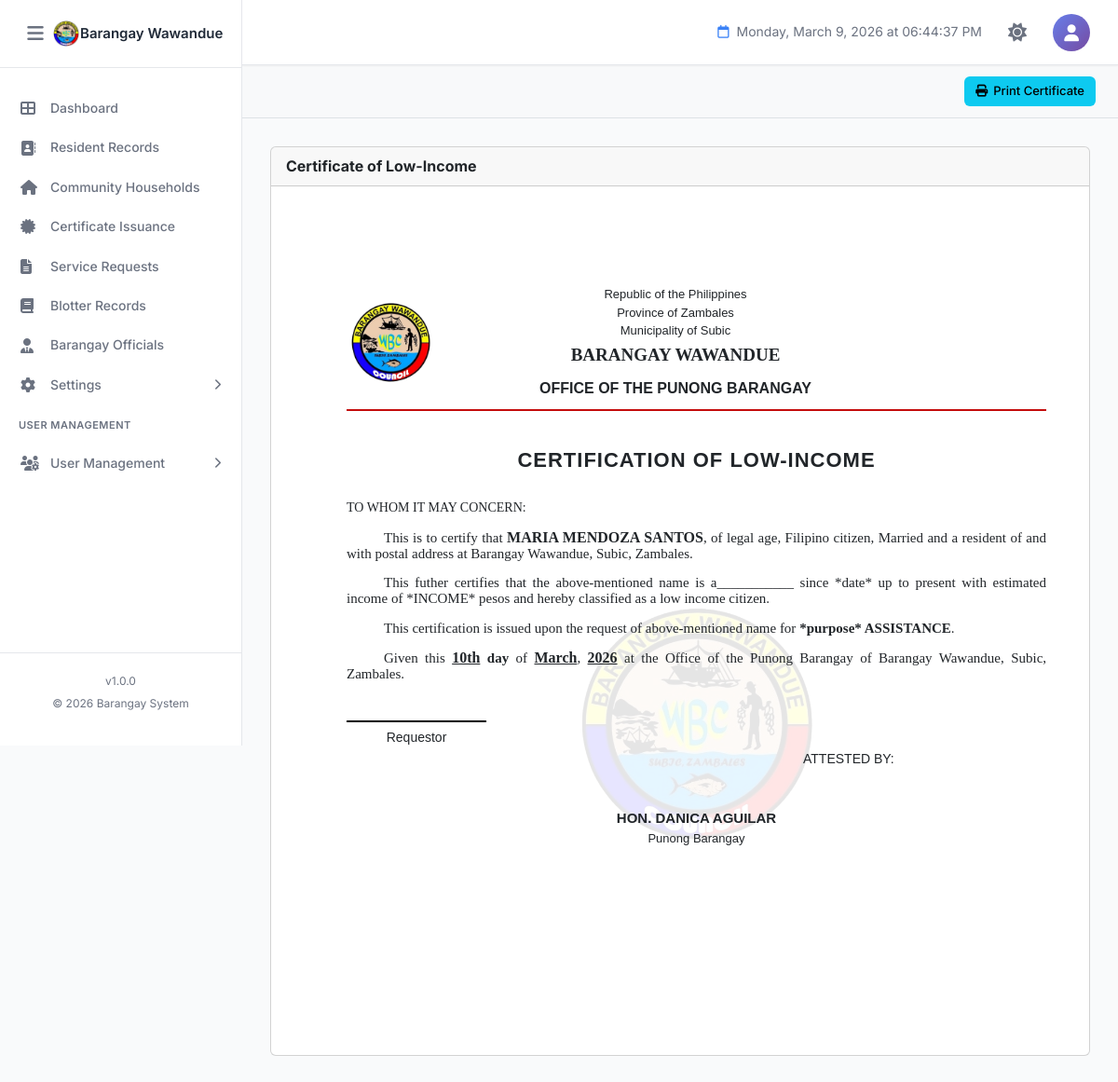
/certifications/certificate-lowincome.php?resident_id=13 (signed in), run on the app's committed database.
### tables this page shows
CREATE TABLE `barangay_info` (
  `id` int(11) NOT NULL,
  `province_name` varchar(100) NOT NULL DEFAULT 'Province Name',
  `town_name` varchar(100) NOT NULL DEFAULT 'Town/City Name',
  `barangay_name` varchar(100) NOT NULL DEFAULT 'Barangay Name',
  `contact_number` varchar(20) DEFAULT NULL,
  `dashboard_text` text DEFAULT NULL,
  `municipal_logo` varchar(255) DEFAULT NULL COMMENT 'Path to municipal/city logo',
  `barangay_logo` varchar(255) DEFAULT NULL COMMENT 'Path to barangay logo',
  `dashboard_image` varchar(255) DEFAULT NULL COMMENT 'Path to dashboard background image',
  `created_at` timestamp NOT NULL DEFAULT current_timestamp(),
  `updated_at` timestamp NOT NULL DEFAULT current_timestamp() ON UPDATE current_timestamp(),
  `updated_by` int(11) DEFAULT NULL COMMENT 'User ID who last updated',
  PRIMARY KEY (`id`),
  KEY `fk_barangay_info_user` (`updated_by`)
);

CREATE TABLE `residents` (
  `id` int(11) NOT NULL AUTO_INCREMENT,
  `resident_id` varchar(20) DEFAULT NULL COMMENT 'Auto-generated resident ID (Format: W-XXXXX)',
  `photo` varchar(255) DEFAULT NULL COMMENT 'Path to resident photo',
  `first_name` varchar(100) NOT NULL,
  `middle_name` varchar(100) DEFAULT NULL,
  `last_name` varchar(100) NOT NULL,
  `suffix` varchar(20) DEFAULT NULL COMMENT 'Jr., Sr., III, etc.',
  `sex` enum('Male','Female','Other') NOT NULL,
  `date_of_birth` date NOT NULL,
  `age` int(3) DEFAULT NULL COMMENT 'Calculated from date_of_birth',
  `place_of_birth` varchar(255) DEFAULT NULL,
  `religion` varchar(100) DEFAULT NULL,
  `ethnicity` enum('IPS','Non-IPS','') DEFAULT NULL COMMENT 'Indigenous People Status',
  `mobile_number` varchar(20) NOT NULL,
  `email` varchar(100) DEFAULT NULL,
  `current_address` text NOT NULL,
  `household_no` varchar(50) DEFAULT NULL,
  `household_contact` varchar(20) DEFAULT NULL,
  `purok` varchar(50) DEFAULT NULL,
  `civil_status` enum('Single','Married','Widowed','Separated','Divorced') NOT NULL,
  `spouse_name` varchar(255) DEFAULT NULL,
  `father_name` varchar(255) DEFAULT NULL,
  `mother_name` varchar(255) DEFAULT NULL,
  `number_of_children` int(2) DEFAULT 0,
  `household_head` varchar(255) DEFAULT NULL,
  `educational_attainment` varchar(100) DEFAULT NULL,
  `employment_status` varchar(50) DEFAULT NULL,
  `occupation` varchar(100) DEFAULT NULL,
  `monthly_income` varchar(50) DEFAULT NULL,
  `fourps_member` enum('Yes','No') DEFAULT 'No' COMMENT '4Ps Beneficiary',
  `fourps_id` varchar(50) DEFAULT NULL COMMENT '4Ps ID Number',
  `voter_status` enum('Yes','No','') DEFAULT NULL,
  `precinct_number` varchar(50) DEFAULT NULL,
  `pwd_status` enum('Yes','No') DEFAULT 'No' COMMENT 'Person with Disability',
  `senior_citizen` enum('Yes','No') DEFAULT 'No',
  `indigent` enum('Yes','No') DEFAULT 'No',
  `philhealth_id` varchar(50) DEFAULT NULL,
  `membership_type` enum('Member','Dependent','None','') DEFAULT NULL,
  `philhealth_category` varchar(100) DEFAULT NULL,
  `age_health_group` varchar(100) DEFAULT NULL,
  `medical_history` text DEFAULT NULL,
  `lmp_date` date DEFAULT NULL COMMENT 'Last Menstrual Period',
  `using_fp_method` enum('Yes','No','') DEFAULT NULL COMMENT 'Family Planning Method',
  `fp_methods_used` varchar(100) DEFAULT NULL COMMENT 'Family Planning Methods',
  `fp_status` varchar(50) DEFAULT NULL COMMENT 'Family Planning Status',
  `water_source_type` varchar(100) DEFAULT NULL,
  `toilet_facility_type` varchar(100) DEFAULT NULL,
  `remarks` text DEFAULT NULL,
  `verification_status` enum('Pending','Verified','Rejected') DEFAULT 'Pending' COMMENT 'Resident verification status',
  `verified_by` int(11) DEFAULT NULL COMMENT 'User ID who verified',
  `verified_at` datetime DEFAULT NULL COMMENT 'Verification timestamp',
  `rejection_reason` text DEFAULT NULL COMMENT 'Reason if rejected',
  `activity_status` enum('Active','Inactive','Deceased') DEFAULT 'Active' COMMENT 'Resident activity status',
  `status_changed_at` datetime DEFAULT NULL COMMENT 'When status was last changed',
  `status_changed_by` int(11) DEFAULT NULL COMMENT 'User ID who changed status',
  `status_remarks` text DEFAULT NULL COMMENT 'Remarks about status change',
  `created_at` timestamp NOT NULL DEFAULT current_timestamp(),
  `updated_at` timestamp NOT NULL DEFAULT current_timestamp() ON UPDATE current_timestamp(),
  `created_by` int(11) DEFAULT NULL COMMENT 'User ID who created the record',
  `updated_by` int(11) DEFAULT NULL COMMENT 'User ID who last updated',
  PRIMARY KEY (`id`),
  UNIQUE KEY `resident_id` (`resident_id`),
  KEY `idx_last_name` (`last_name`),
  KEY `idx_first_name` (`first_name`),
  KEY `idx_verification_status` (`verification_status`),
  KEY `idx_household_no` (`household_no`),
  KEY `idx_created_at` (`created_at`)
);

### certifications/certificate-lowincome.php (the view, shortened to what the rows shown need)
<?php
require_once '../config.php';
try {
    $pdo = new PDO(
        "mysql:host=" . DB_HOST . ";dbname=" . DB_NAME . ";charset=utf8mb4",
        DB_USER,
        DB_PASS,
        [
            PDO::ATTR_ERRMODE            => PDO::ERRMODE_EXCEPTION,
            PDO::ATTR_DEFAULT_FETCH_MODE => PDO::FETCH_ASSOC,
            PDO::ATTR_EMULATE_PREPARES   => false
        ]
    );
} catch (PDOException $e) {
    die("Database connection failed: " . $e->getMessage());
}
$resident_id = isset($_GET['resident_id']) ? intval($_GET['resident_id']) : 0;
$cert_date   = isset($_GET['date'])        ? $_GET['date']                : date('Y-m-d');
$resident = null;
try {
    $stmt = $pdo->prepare("
        SELECT id, first_name, middle_name, last_name, suffix, civil_status,
               date_of_birth,
               TIMESTAMPDIFF(YEAR, date_of_birth, CURDATE()) AS age
        FROM residents
        WHERE id = ?
        LIMIT 1
    ");
    $stmt->execute([$resident_id]);
    $row = $stmt->fetch();
    if ($row) {
        $resident = [
            'firstname'  => $row['first_name'],
            'middlename' => $row['middle_name'],
            'lastname'   => $row['last_name'],
            'suffix'     => $row['suffix'],
            'civil_status' => $row['civil_status'],
            'birthdate'  => $row['date_of_birth'],
            'age'        => $row['age'],
        ];
    }
} catch (PDOException $e) {
    error_log("Error fetching resident: " . $e->getMessage());
}
$province   = 'Province';
$town       = 'Municipality';
$brgy       = 'Barangay';
try {
    $biStmt = $pdo->query("SELECT * FROM barangay_info WHERE id = 1 LIMIT 1");
    $bi = $biStmt->fetch();
    if ($bi) {
        $province  = $bi['province_name']  ?? 'Province';
        $town      = $bi['town_name']      ?? 'Municipality';
        $brgy      = $bi['barangay_name']  ?? 'Barangay';
    }
} catch (PDOException $e) {
    error_log("Error fetching barangay info: " . $e->getMessage());
}
$residentFullName = ucwords(trim(
    $resident['firstname'] . ' ' .
    ($resident['middlename'] ? $resident['middlename'] . ' ' : '') .
    $resident['lastname'] .
    ($resident['suffix'] ? ' ' . $resident['suffix'] : '')
));
$certDateObj  = !empty($cert_date) ? new DateTime($cert_date) : new DateTime();
$dayOrdinal   = date('jS',  $certDateObj->getTimestamp());
$monthName    = date('F',   $certDateObj->getTimestamp());
$yearNum      = date('Y',   $certDateObj->getTimestamp());
?>
<!DOCTYPE html>
<html lang="en">
<head>
    <link rel="stylesheet" href="../assets/bootstrap/css/bootstrap.min.css">
    <link rel="stylesheet" href="https://cdnjs.cloudflare.com/ajax/libs/font-awesome/6.4.0/css/all.min.css">
    <link rel="stylesheet" href="../assets/css/style.css">
</head>
<body>
    <?php include '../components/sidebar.php'; ?>
    <main class="main-content">
        <div class="dashboard-content">
            <div class="card">
                <div class="card-body" id="printThis">
                    <div class="cert-page">
                        <div class="cert-header">
                            <div class="header-center">
                                <p>Republic of the Philippines</p>
                                <p>Province of <?= ucwords($province) ?></p>
                                <p>Municipality of <?= ucwords($town) ?></p>
                                <p class="brgy-name"><?= strtoupper($brgy) ?></p>
                                <p class="office-name">OFFICE OF THE PUNONG BARANGAY</p>
                            </div>
                        </div>
                        <h2 class="cert-title">CERTIFICATION OF LOW-INCOME</h2>
                        <div class="cert-content-area">
                            <div class="cert-body">
                                <div class="cert-body-content">
                                    <p class="text-indent">
                                        This is to certify that
                                        <span class="bold"><?= strtoupper($residentFullName) ?></span>,
                                        of legal age,
                                        Filipino citizen, <span><?= ucwords($resident['civil_status']) ?></span> and a resident of and
                                        with postal address at
                                        <span><?= ucwords($brgy) ?></span>,
                                        <span><?= ucwords($town) ?></span>,
                                        <span><?= ucwords($province) ?>.</span>
                                    </p>
                                    <p class="text-indent">
                                        Given this
                                        <span class="underline-val"><?= $dayOrdinal ?></span>
                                        <strong>day</strong> of
                                        <span class="underline-val"><?= $monthName ?></span>,
                                        <span class="underline-val"><?= $yearNum ?></span>
                                        at the Office of the Punong Barangay of
                                         <span><?= ucwords($brgy) ?></span>,
                                        <span><?= ucwords($town) ?></span>,
                                        <span><?= ucwords($province) ?>.</span>
                                    </p>
                                </div>
                            </div>
                        </div>
                    </div>
                </div>
            </div>
        </div>
    </main>
</body>
</html>

### components/sidebar.php (shortened to what the rows shown need)
<?php
$sidebar_brgy_name = 'BIS';
$sidebar_brgy_logo = 'assets/images/logo.png';
if (isset($conn)) {
    $s_stmt = $conn->prepare("SELECT barangay_name, barangay_logo FROM barangay_info WHERE id = 1 LIMIT 1");
    if ($s_stmt) {
        $s_stmt->execute();
        $s_result = $s_stmt->get_result();
        if ($s_result->num_rows > 0) {
            $s_row = $s_result->fetch_assoc();
            if (!empty($s_row['barangay_name'])) $sidebar_brgy_name = $s_row['barangay_name'];
            if (!empty($s_row['barangay_logo']))  $sidebar_brgy_logo = $s_row['barangay_logo'];
        }
    }
}
if (!file_exists($sidebar_brgy_logo) && file_exists('../' . $sidebar_brgy_logo)) {
    $sidebar_brgy_logo = '../' . $sidebar_brgy_logo;
}
?>
<aside class="sidebar" id="sidebar">
    <div class="sidebar-header">
        <div class="sidebar-brand" style="display:flex;align-items:center;overflow:hidden;">
            <img src="<?php echo htmlspecialchars($sidebar_brgy_logo); ?>" alt="Logo"
                 style="width:30px;height:30px;object-fit:contain;">
            <h2 class="sidebar-title" style="font-size:15px;margin:0;white-space:nowrap;">
                <?php echo htmlspecialchars($sidebar_brgy_name); ?>
            </h2>
        </div>
    </div>
</aside>

### data on the page
barangay_info: barangay_name "Barangay Wawandue", province_name "Zambales", town_name "Subic", barangay_name "BARANGAY WAWANDUE"
residents: residentFullName "MARIA MENDOZA SANTOS", civil_status "Married"

### other printed values
SITE_VERSION "1.0.0"
SITE_YEAR "2026"
$dayOrdinal "10th"
$monthName "March"
$yearNum "2026"
$captain['name'] "DANICA AGUILAR"
